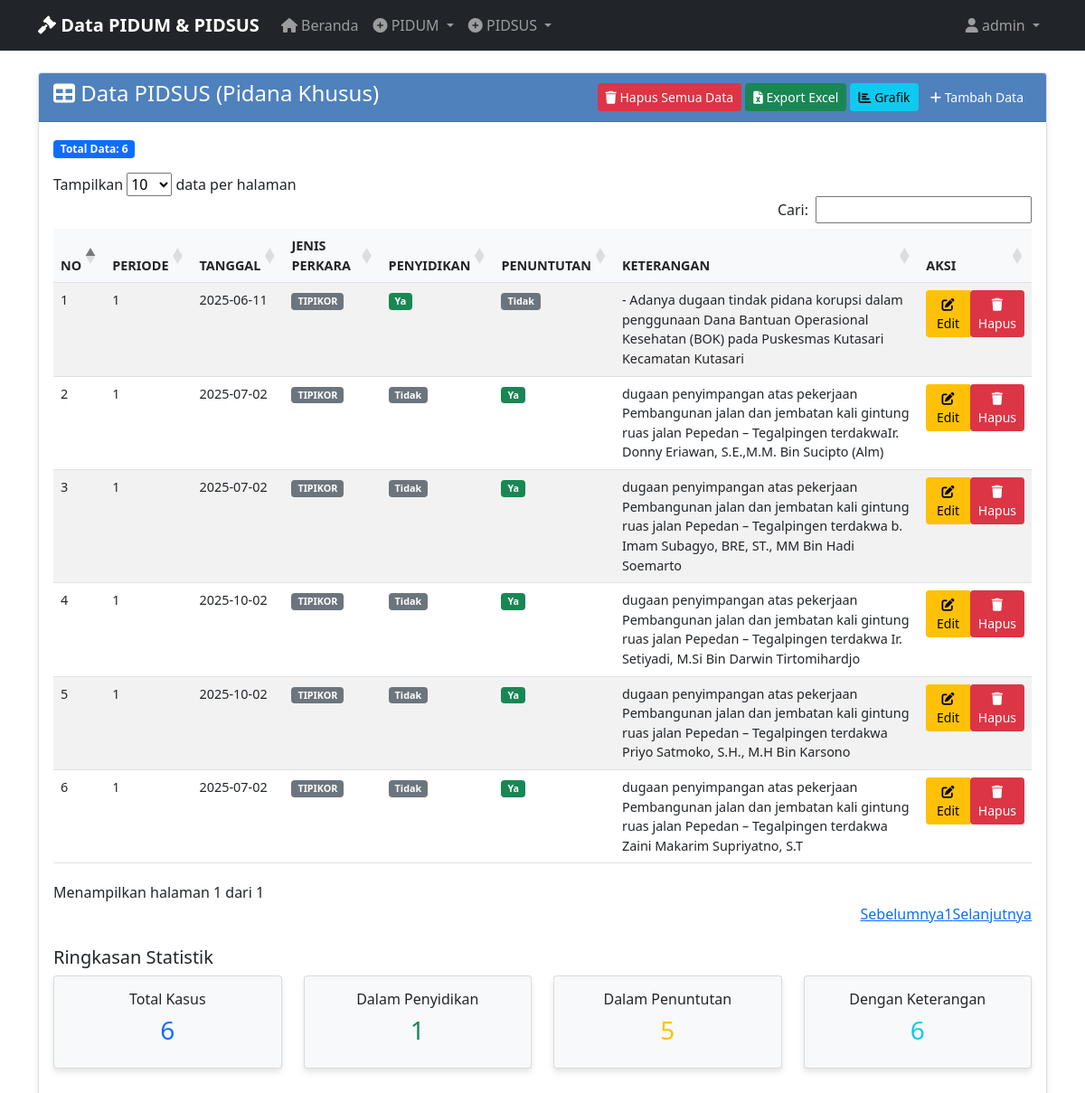
Before: /view_pidsus (signed in) with the older database file.
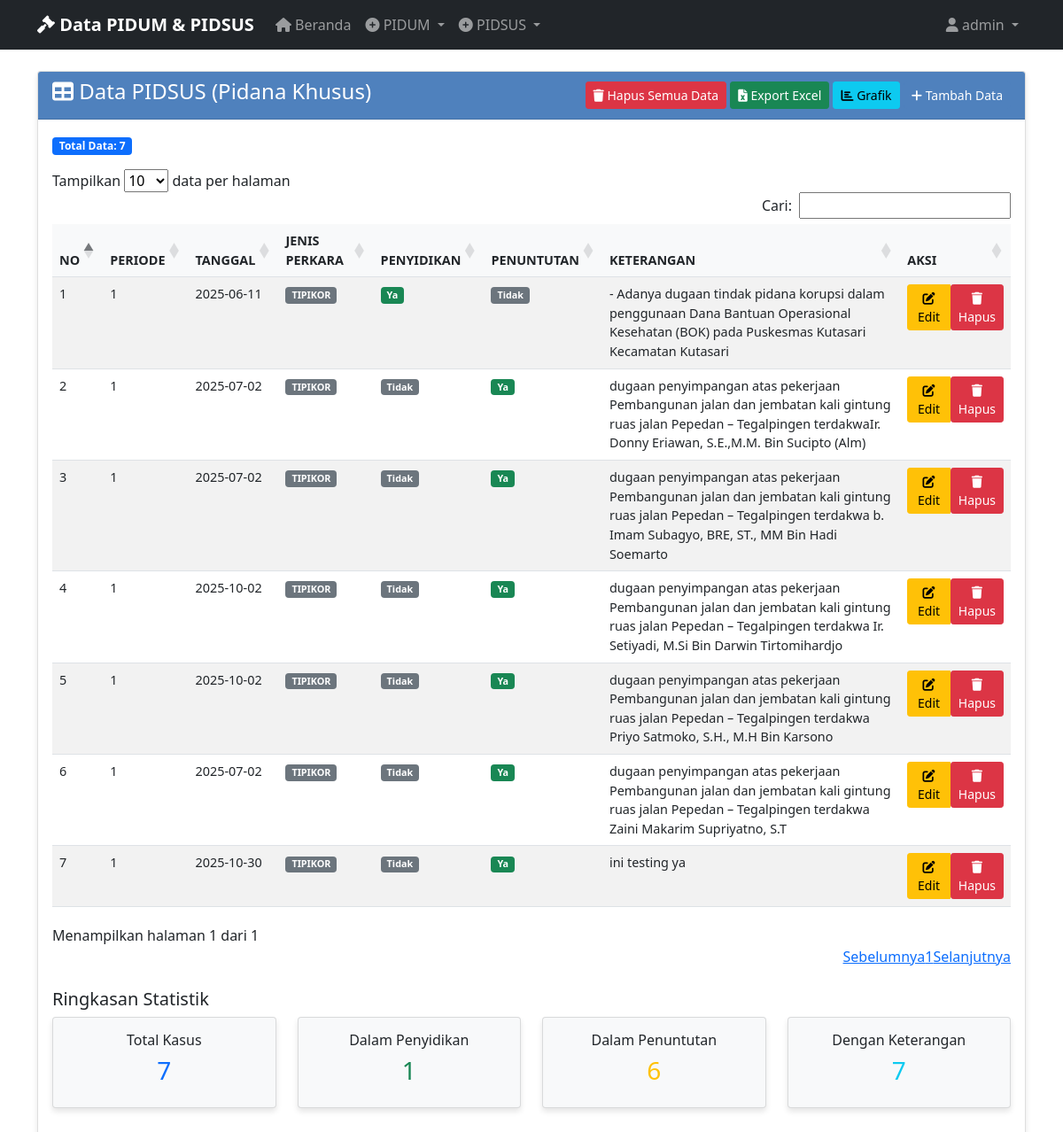
After: the same page with the newer database file.
### tables this page shows
CREATE TABLE pidsus_data (
                id INTEGER PRIMARY KEY AUTOINCREMENT,
                no TEXT NOT NULL,
                periode TEXT NOT NULL,
                tanggal TEXT NOT NULL,
                jenis_perkara TEXT NOT NULL,
                penyidikan TEXT NOT NULL,
                penuntutan TEXT NOT NULL,
                keterangan TEXT NOT NULL,
                created_at TIMESTAMP DEFAULT CURRENT_TIMESTAMP
            );

### app_with_db.py (the view)
@app.route('/view_pidsus')
@login_required
def view_pidsus():
    data = get_pidsus_data_for_export()
    return render_template('view_pidsus.html', data=data)

### app_with_db.py (called while the page is built)
def login_required(f):
    @wraps(f)
    def decorated_function(*args, **kwargs):
        if 'user_id' not in session:
            return redirect(url_for('login'))
        return f(*args, **kwargs)
    return decorated_function

### database.py (called while the page is built)
@contextmanager
def get_db_connection():
    conn = sqlite3.connect(DATABASE_PATH)
    conn.row_factory = sqlite3.Row
    try:
        yield conn
    finally:
        conn.close()

def get_all_pidsus_data():
    with get_db_connection() as conn:
        cursor = conn.cursor()
        cursor.execute('SELECT * FROM pidsus_data ORDER BY created_at DESC')
        rows = cursor.fetchall()
        return [dict(row) for row in rows]

def get_pidsus_data_for_export():
    data = get_all_pidsus_data()
    export_data = []
    for row in data:
        export_data.append({
            'NO': row['no'],
            'PERIODE': row['periode'],
            'TANGGAL': row['tanggal'],
            'JENIS PERKARA': row['jenis_perkara'],
            'PENYIDIKAN': row['penyidikan'],
            'PENUNTUTAN': row['penuntutan'],
            'KETERANGAN': row['keterangan'],
            'id': row['id']  # Add ID for edit/delete functionality
        })
    return export_data

### templates/view_pidsus.html (shortened to what the changed rows need)
{% extends "base.html" %}
{% block content %}
<div class="row">
    <div class="col-md-12">
        <div class="card">
            <div class="card-body">
                {% if data %}
                    <div class="mb-3">
                        <span class="badge bg-primary">Total Data: {{ data|length }}</span>
                    </div>
                    <div class="table-responsive">
                        <table class="table table-striped table-hover" id="pidsusTable">
                            <thead>
                                <tr>
                                    <th>NO</th>
                                    <th>PERIODE</th>
                                    <th>TANGGAL</th>
                                    <th>JENIS PERKARA</th>
                                    <th>PENYIDIKAN</th>
                                    <th>PENUNTUTAN</th>
                                    <th>KETERANGAN</th>
                                    <th>AKSI</th>
                                </tr>
                            </thead>
                            <tbody>
                                {% for item in data %}
                                <tr>
                                    <td>{{ item.NO }}</td>
                                    <td>{{ item.PERIODE }}</td>
                                    <td>{{ item.TANGGAL }}</td>
                                    <td>
                                        <span class="badge bg-secondary">{{ item['JENIS PERKARA'] }}</span>
                                    </td>
                                    <td>
                                        {% if item.PENYIDIKAN == '1' %}
                                            <span class="badge bg-success">Ya</span>
                                        {% else %}
                                            <span class="badge bg-secondary">Tidak</span>
                                        {% endif %}
                                    </td>
                                    <td>
                                        {% if item.PENUNTUTAN == '1' %}
                                            <span class="badge bg-success">Ya</span>
                                        {% else %}
                                            <span class="badge bg-secondary">Tidak</span>
                                        {% endif %}
                                    </td>
                                    <td>{{ item.KETERANGAN }}</td>
                                    <td>
                                        <div class="btn-group" role="group">
                                            <a href="{{ url_for('edit_pidsus', item_id=item.id) }}" class="btn btn-sm btn-warning">
                                                <i class="fas fa-edit"></i> Edit
                                            </a>
                                            <form method="POST" action="{{ url_for('delete_pidsus_item_route', item_id=item.id) }}" style="display: inline;">
                                                <button type="submit" class="btn btn-sm btn-danger" onclick="return confirm('Apakah Anda yakin ingin menghapus data ini?')">
                                                    <i class="fas fa-trash"></i> Hapus
                                                </button>
                                            </form>
                                        </div>
                                    </td>
                                </tr>
                                {% endfor %}
                            </tbody>
                        </table>
                    </div>
                    <div class="row mt-4">
                        <div class="col-md-12">
                            <h5>Ringkasan Statistik</h5>
                            <div class="row">
                                <div class="col-md-3">
                                    <div class="card bg-light">
                                        <div class="card-body text-center">
                                            <h6>Total Kasus</h6>
                                            <h3 class="text-primary">{{ data|length }}</h3>
                                        </div>
                                    </div>
                                </div>
                                <div class="col-md-3">
                                    <div class="card bg-light">
                                        <div class="card-body text-center">
                                            <h6>Dalam Penyidikan</h6>
                                            <h3 class="text-success">{{ data|selectattr('PENYIDIKAN', 'equalto', '1')|list|length }}</h3>
                                        </div>
                                    </div>
                                </div>
                                <div class="col-md-3">
                                    <div class="card bg-light">
                                        <div class="card-body text-center">
                                            <h6>Dalam Penuntutan</h6>
                                            <h3 class="text-warning">{{ data|selectattr('PENUNTUTAN', 'equalto', '1')|list|length }}</h3>
                                        </div>
                                    </div>
                                </div>
                                <div class="col-md-3">
                                    <div class="card bg-light">
                                        <div class="card-body text-center">
                                            <h6>Dengan Keterangan</h6>
                                            <h3 class="text-info">{{ data|selectattr('KETERANGAN')|list|length }}</h3>
                                        </div>
                                    </div>
                                </div>
                            </div>
                        </div>
                    </div>
                {% endif %}
            </div>
        </div>
    </div>
</div>
{% block scripts %}
<link href="https://cdn.datatables.net/1.11.5/css/dataTables.bootstrap5.min.css" rel="stylesheet">
{% endblock %}
{% endblock %}

Changed rows visible on the page:
added pidsus_data: NO "7", PERIODE "1", TANGGAL "2025-10-30", jenis_perkara "TIPIKOR", penyidikan "Tidak", penuntutan "Ya", KETERANGAN "ini testing ya"
Other visible differences:
{{ data|length }}: "6" → "7"
{{ data|selectattr('PENUNTUTAN', 'equalto', '1')|list|length }}: "5" → "6"
{{ data|selectattr('KETERANGAN')|list|length }}: "6" → "7"
